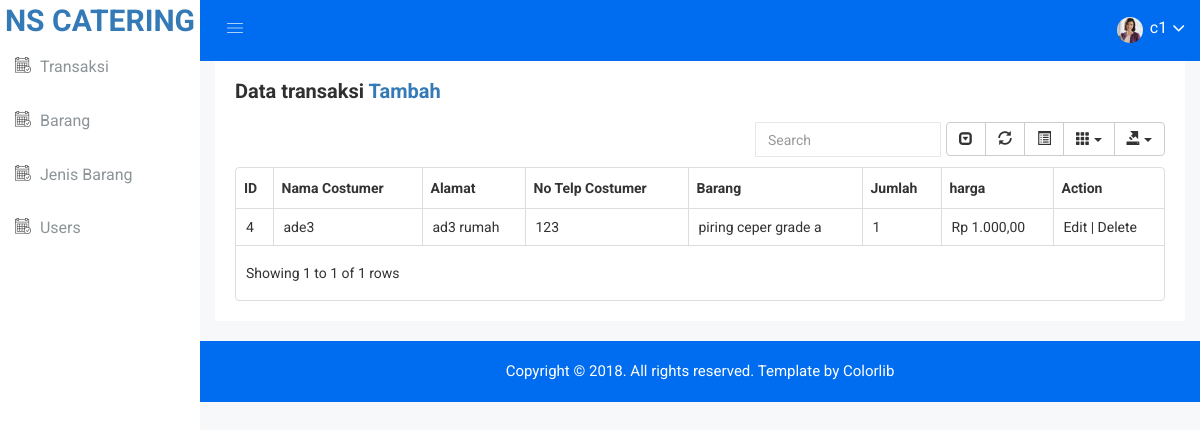
Screenshot of /list_transaksi.php (signed in) with the database file from the repository.
### tables this page shows
CREATE TABLE `transaksi` (
  `id_transaksi` int(11) NOT NULL,
  `id_barang` int(11) NOT NULL,
  `id_users` int(11) NOT NULL,
  `jumlah` int(11) NOT NULL,
  `tanggal_awal` varchar(50) NOT NULL,
  `tanggal_akhir` varchar(50) NOT NULL
);

CREATE TABLE `users` (
  `id_users` int(11) NOT NULL,
  `email` varchar(50) NOT NULL,
  `password` varchar(50) NOT NULL,
  `level` varchar(10) NOT NULL,
  `username` varchar(50) NOT NULL,
  `nama` varchar(50) NOT NULL,
  `alamat` varchar(100) NOT NULL,
  `no_telp` varchar(20) NOT NULL
);

CREATE TABLE `barang` (
  `id_barang` int(11) NOT NULL,
  `nama` varchar(50) NOT NULL,
  `jumlah` int(11) NOT NULL,
  `harga` int(11) NOT NULL,
  `id_jenis_barang` int(11) NOT NULL,
  `gambar` varchar(200) NOT NULL
);

### list_transaksi.php (the view)
<?php
include("config.php");
include("header.php");
 ?>
      <div class="data-table-area mg-b-15">
            <div class="container-fluid">
                <div class="row">
                    <div class="col-lg-12 col-md-12 col-sm-12 col-xs-12">
                        <div class="sparkline13-list">
                            <div class="sparkline13-hd">
                                <div class="main-sparkline13-hd">
                                     <h1>Data  transaksi <span class="table-project-n"></span>
                                                             <right>       <a href="tambah_transaksi.php">Tambah </a><right></h1>
                                </div>
                            </div>
                            <div class="sparkline13-graph">
                                <div class="datatable-dashv1-list custom-datatable-overright">
                                    <table id="table" data-toggle="table" data-pagination="true" data-search="true" data-show-columns="true" data-show-pagination-switch="true" data-show-refresh="true" data-key-events="true" data-show-toggle="true" data-resizable="true" data-cookie="true"
                                        data-cookie-id-table="saveId" data-show-export="true" data-click-to-select="true" data-toolbar="#toolbar">
                                        <thead>
                                            <tr>
                                                <th>ID</th>
                                                <th>Nama Costumer</th>
                                                <th>Alamat</th>
                                                <th>No Telp Costumer</th>
                                                <th>Barang</th>
                                                <th>Jumlah</th>
                                                <th>harga</th>
                                                <th data-field="action">Action</th>
                                            </tr>
                                        </thead>
                                        <tbody>
                                          <?php
                                                $sql = "SELECT  transaksi.*, users.alamat as alamat_users, users.no_telp as no_telp, users.nama as nama_users, barang.nama as nama_barang , barang.harga as harga from transaksi INNER JOIN users ON users.id_users =transaksi.id_users INNER JOIN barang ON barang.id_barang = transaksi.id_barang ";
                                                $query = mysqli_query($db, $sql);
                                                while($item = mysqli_fetch_array($query)){
                                                    echo"<tr>";
                                                    echo "<td>".$item['id_transaksi']."</td>";
                                                    echo "<td>".$item['nama_users']."</td>";
                                                    echo "<td>".$item['alamat_users']."</td>";
                                                    echo "<td>".$item['no_telp']."</td>";
                                                    echo "<td>".$item['nama_barang']."</td>";
                                                    echo "<td>".$item['jumlah']."</td>";
                                                    $startTimeStamp = strtotime($item['tanggal_awal']);
                                                    $endTimeStamp = strtotime($item['tanggal_akhir']);
                                                    $timeDiff = abs($endTimeStamp - $startTimeStamp);
                                                    $numberDays = $timeDiff/86400;
                                                    $numberDays = intval($numberDays);
                                                    $kalkulasi_harga = ($item['jumlah'] * $item['harga']) * $numberDays;
                                                     $hasil = 'Rp ' . number_format($kalkulasi_harga, 2, ",", ".");
                                                    echo "<td>".$hasil."</td>";
                                                    echo "<td>";
                                                    echo "<a href='edit_transaksi.php?id_transaksi=".$item['id_transaksi']."'>Edit</a> | ";
                                                    echo "<a href='proses_hapus_transaksi.php?id_transaksi=".$item['id_transaksi']."''>Delete</a>  ";
                                                    echo "</td>";
                                                    echo "</tr>";
                                                }
                                                ?>
                                        </tbody>
                                    </table>
                                </div>
                            </div>
                        </div>
                    </div>
                </div>
            </div>
        </div>
       <?php
       include("footer.php");
        ?>

### css/main.css (style rules this page uses)
html { color: #222; font-size: 1em; line-height: 1.4; }

### rows the page displays
transaksi: id_transaksi "4", id_users.nama "ade3", id_users.alamat "ad3 rumah", id_users.no_telp "123", id_barang.nama "piring ceper grade a", jumlah "1", hasil "Rp 1.000,00"

### other values shown
$_SESSION['username'] "c1"
